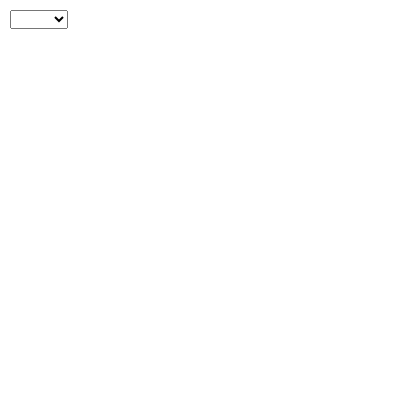
Frame 1 (no input)
Frame 60 (no input): identical to frame 1, image omitted
Frame 120 (the mouse pressed at the canvas centre since frame 60): identical to frame 1, image omitted

The p5.js sketch that drew this single still picture (run headless with seeded random() and noise() and a simulated clock; from frame 60 on, the mouse is pressed at the canvas centre):

// p5.js sketch
// ── sketch.js
var seasonSelect;
var seasonType = "";


function setup() {
  // put setup code here
  createCanvas(400,400);
  seasonSelect = createSelect();
  seasonSelect.position(10,10);
  seasonSelect.option("");
  seasonSelect.option("fall");
  seasonSelect.option("winter");
}

function draw() {
  // put drawing code here
}
